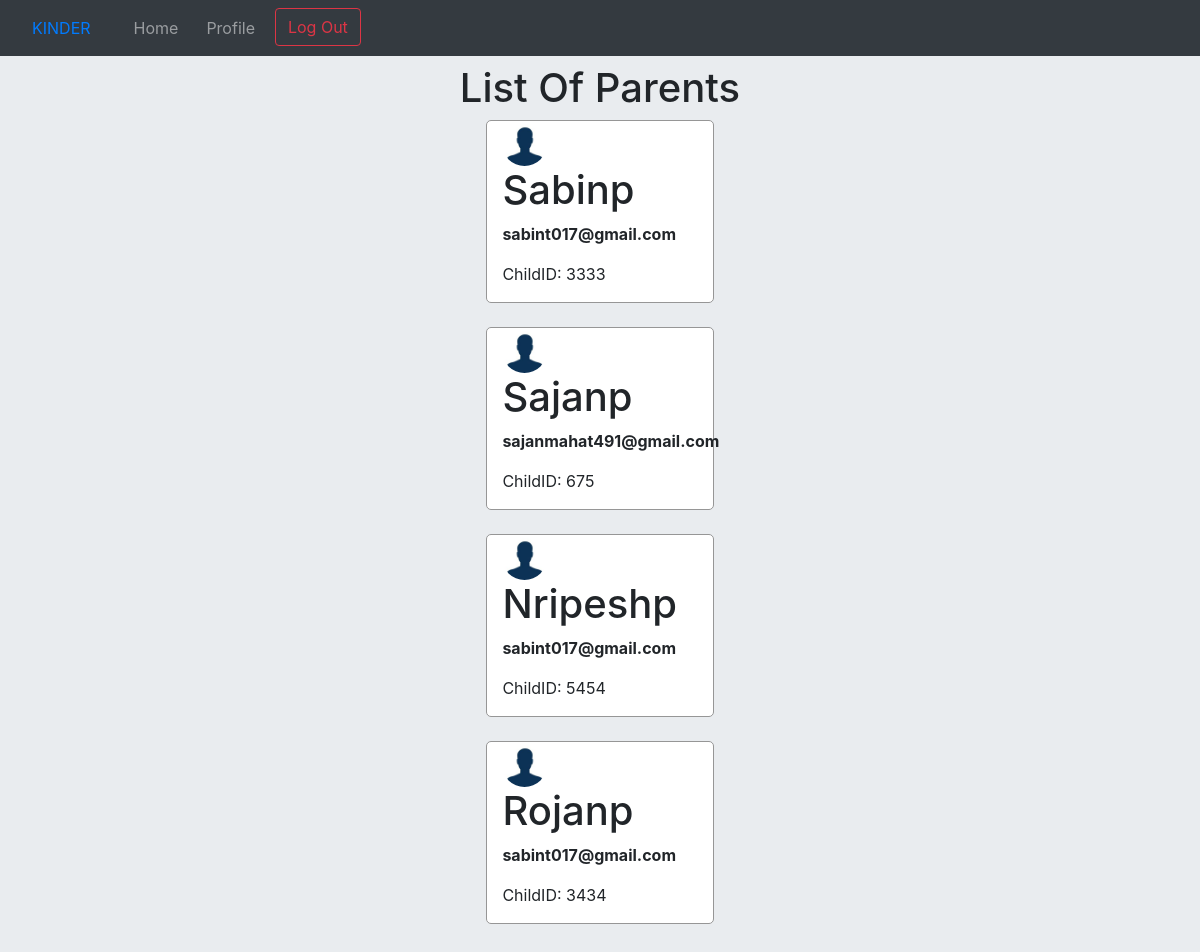
Page /home/parent-profiles/ (signed in) on the committed database.
### users/models.py (models this page shows)
class User_parents(models.Model):
    user=models.OneToOneField(User, on_delete=models.CASCADE)
    UserType=models.CharField(max_length=20,default='parent')
    ChildID=models.IntegerField()
    ChildGrade=models.CharField(max_length=20)
    occupation = models.CharField(max_length=200)
    RelationToChild=models.CharField(max_length=200)
    school=models.ForeignKey(School,on_delete=models.CASCADE)
    def __str__(self):
        return self.user.username

### second/models.py (models this page shows, shortened)
class Profile(models.Model):
    user = models.OneToOneField(User, on_delete=models.CASCADE)
    image = models.ImageField(default='default.jpg', upload_to='profile_pics')

### second/views.py (the view)
# urls.py: path('parent-profiles/', views.parentprofiles, name='parent-profiles'),
@login_required
def parentprofiles(request):
    students=[]
    students=SID.objects.filter(teacher=request.user)
    parents=[]
    for student in students:
        print(student.childid)
        parents.append(User_parents.objects.filter(ChildID=student.childid).first())
        print(parents)
    parentlist={
        'parents': parents
    }
    return render(request, 'parentprofiles.html', parentlist)

### second/templates/parentprofiles.html (shortened to what this page needs)
<!DOCTYPE html>
{% extends "base1.html" %}
{% block base2 %}
<html lang="en">
{% load static %}
<head>
    <link rel="stylesheet" href="{% static 'form1.css' %}" >
</head>
<body class="jumbotron">
<center>
    <h1>List Of Parents</h1>
</center>
    {% for p in parents%}
    <div class='container' style='background-color:white;width:20%;border-style:solid;border-radius:5px;border-width:1px;border-color:#969696;'>
        <img class="rounded-circle account-img" src="{{ p.user.profile.image.url }}" height = "45px", width="45px"><h1>{{p.user.username}}</h1>
        <p><b>{{p.user.email}}</b></p>
        <p>ChildID: {{p.ChildID}}</p>
    </div><br>
    {% endfor %}
</body>
</html>
{% endblock %}

### rows in the picture
User_parents: user.profile.image (placeholder picture), user.username "Sabinp", user.email "sabint017@gmail.com", ChildID "3333"
User_parents: user.profile.image (placeholder picture), user.username "Sajanp", user.email "sajanmahat491@gmail.com", ChildID "675"
User_parents: user.profile.image (placeholder picture), user.username "Nripeshp", user.email "sabint017@gmail.com", ChildID "5454"
User_parents: user.profile.image (placeholder picture), user.username "Rojanp", user.email "sabint017@gmail.com", ChildID "3434"
